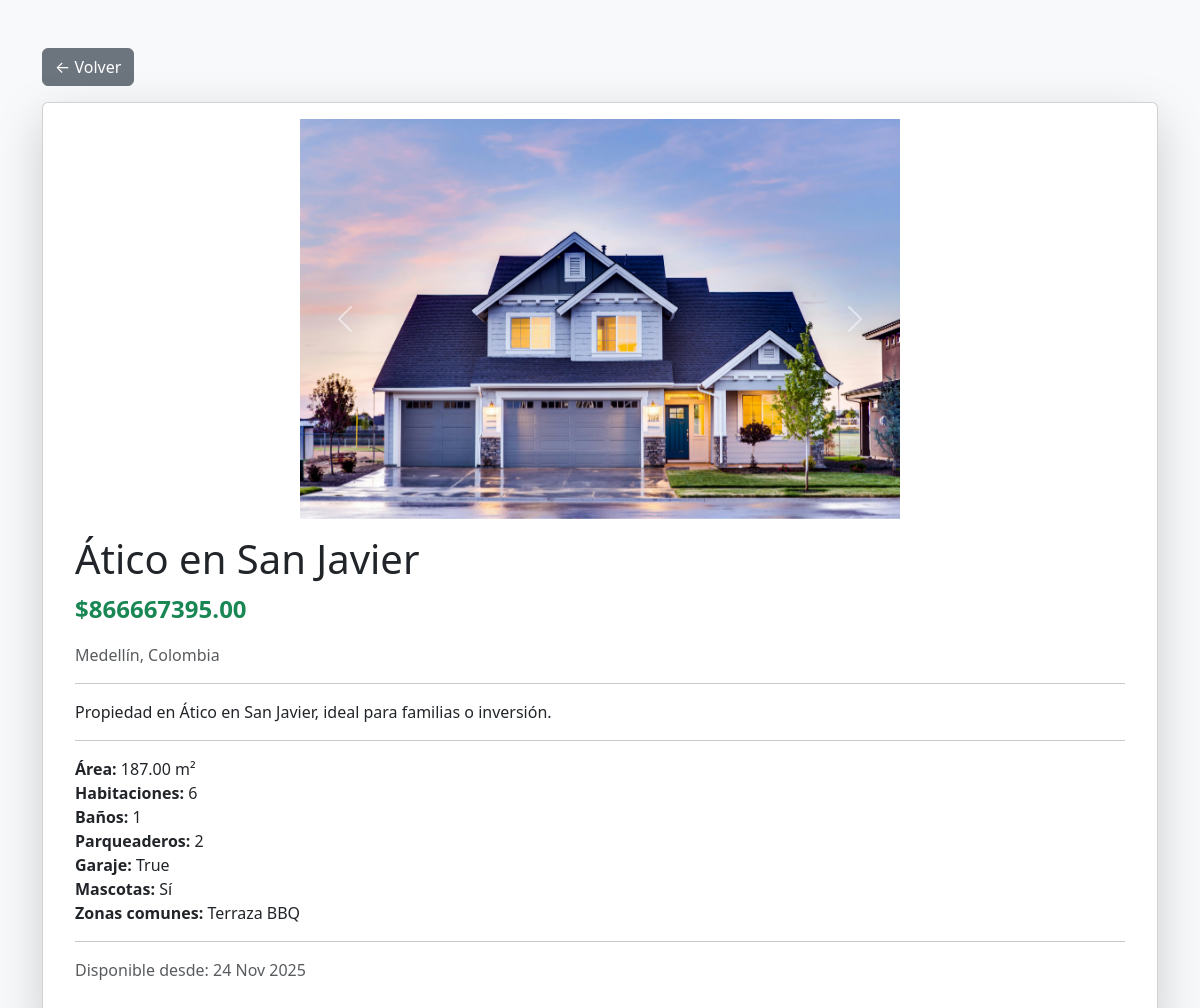
Page /propiedad/1/ on the committed database.
### core/models.py (models this page shows, shortened)
class MediaPropiedad(models.Model):
    propiedad = models.ForeignKey(Propiedad, related_name="media", on_delete=models.CASCADE)
    archivo = models.FileField(upload_to="propiedades/")
    tipo = models.CharField(
        max_length=10,
        choices=[
            ('imagen', 'Imagen'),
            ('video', 'Video'),
        ]
    )

class Propiedad(models.Model):
    nombre = models.CharField(max_length=200, default="")
    descripcion = models.TextField(default="")
    precio_total = models.DecimalField(max_digits=12, decimal_places=2,default=Decimal('0.00'))
    precio_m2 = models.DecimalField(max_digits=10, decimal_places=2,default=Decimal('0.00'))
    habitaciones = models.IntegerField(default=1)
    bannos = models.IntegerField(default=1)
    parqueaderos = models.IntegerField(default=0)
    area = models.DecimalField(max_digits=8, decimal_places=2, default=Decimal('0.00'))  # m²
    ubicacion = models.CharField(max_length=200, default="")
    tipo = models.CharField(
        max_length=50,
        choices=[
            ('Piso', 'Piso'),
            ('Casa', 'Casa'),
            ('Chalet', 'Chalet'),
            ('Ático', 'Ático'),
            ('Dúplex', 'Dúplex'),
            ('Estudio', 'Estudio'),
            ('Loft', 'Loft'),
            ('Finca', 'Finca'),
        ],default='Piso'
    )
    zonas_comunes = models.TextField(blank=True, null=True)  # piscina, gym, etc.
    fecha_disponibilidad = models.DateField(default=datetime.date.today)
    garaje = models.BooleanField(default=False)
    mascotas = models.BooleanField(default=False)

### core/views.py (the view)
# urls.py: path('propiedad/<int:propiedad_id>/', views.detalle_propiedad, name='detalle_propiedad'),
def detalle_propiedad(request, propiedad_id):
    propiedad = get_object_or_404(Propiedad, id=propiedad_id)
    media = propiedad.media.all()  # type: ignore # usa el related_name
    return render(request, "detalle_propiedad.html", {"propiedad": propiedad, "media": media})

### core/templates/detalle_propiedad.html (shortened to what this page needs)
{% load static %}
<!DOCTYPE html>
<html lang="es">
<head>
    <link href="https://cdn.jsdelivr.net/npm/bootstrap@5.3.2/dist/css/bootstrap.min.css" rel="stylesheet">
</head>
<body class="bg-light">
<div class="container mt-5">
    <a href="{% url 'home' %}" class="btn btn-secondary mb-3">← Volver</a>
    <div class="card shadow-lg p-3">
        {% if media %}
        <div id="carouselPropiedad" class="carousel slide" data-bs-ride="carousel" style="max-width: 600px; margin:auto;">
            <div class="carousel-inner">
                {% for m in media %}
                <div class="carousel-item {% if forloop.first %}active{% endif %}">
                    {% if m.tipo == "imagen" %}
                        <img src="{% static 'images/default.jpg' %}"  class="d-block w-100" alt="Foto de {{ propiedad.nombre }}">
                    {% elif m.tipo == "video" %}
                        <video class="d-block w-100" controls>
                            <source src="{{ m.archivo.url }}" type="video/mp4">
                            Tu navegador no soporta el video.
                        </video>
                    {% endif %}
                </div>
                {% endfor %}
            </div>
            <button class="carousel-control-prev" type="button" data-bs-target="#carouselPropiedad" data-bs-slide="prev">
                <span class="carousel-control-prev-icon"></span>
            </button>
            <button class="carousel-control-next" type="button" data-bs-target="#carouselPropiedad" data-bs-slide="next">
                <span class="carousel-control-next-icon"></span>
            </button>
        </div>
        {% else %}
        <p class="text-center">No hay imágenes ni videos disponibles</p>
        {% endif %}
        <div class="card-body">
            <h1 class="card-title">{{ propiedad.nombre }}</h1>
            <p class="fw-bold text-success fs-4">${{ propiedad.precio_total }}</p>
            <p class="text-muted">{{ propiedad.ubicacion }}</p>
            <hr>
            <p>{{ propiedad.descripcion }}</p>
            <hr>
            <ul class="list-unstyled">
                <li><b>Área:</b> {{ propiedad.area }} m²</li>
                <li><b>Habitaciones:</b> {{ propiedad.habitaciones }}</li>
                <li><b>Baños:</b> {{ propiedad.bannos }}</li>
                <li><b>Parqueaderos:</b> {{ propiedad.parqueaderos }}</li>
                <li><b>Garaje:</b> {{ propiedad.garaje }}</li>
                <li><b>Mascotas:</b> {% if propiedad.mascotas %}Sí{% else %}No{% endif %}</li>
                <li><b>Zonas comunes:</b> {{ propiedad.zonas_comunes }}</li>
            </ul>
            <hr>
            <p class="text-muted">Disponible desde: {{ propiedad.fecha_disponibilidad|date:"d M Y" }}</p>
        </div>
    </div>
</div>
</body>
</html>

### rows in the picture
Propiedad: nombre "Ático en San Javier", precio_total "866667395.00", ubicacion "Medellín, Colombia", descripcion "Propiedad en Ático en San Javier, ideal para familias o inversión.", area "187.00", habitaciones "6", bannos "1", parqueaderos "2", garaje "True", zonas_comunes "Terraza BBQ", fecha_disponibilidad "24 Nov 2025"
